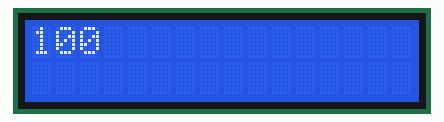
Recording of a sketch running on a simulated Arduino Uno, built with avr-gcc and run on an emulated ATmega328P. Parts: 16×2 character LCD.

Above: at 0.11 s.
At 1.44 s:
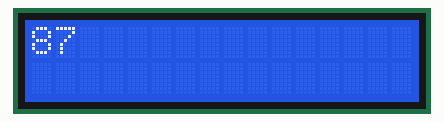
At 2.78 s:
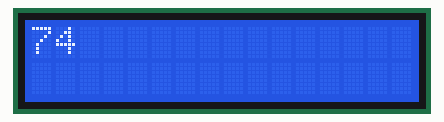
At 5.55 s:
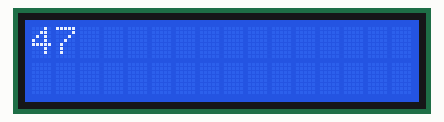
At 8.32 s:
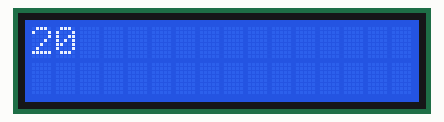
At 11.09 s:
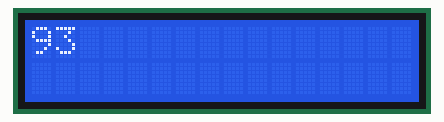

Measured:
- by itself, everything shown: repeats every 10.3 s, in 100 steps

The sketch:

slcd_with_potentiometer_counter_up.ino
```cpp
#include <LiquidCrystal.h>  // include the LiquidCrystal library

LiquidCrystal lcd(12, 11, 5, 4, 3, 2);  // initialize the LCD screen with the pins

void setup() {
  lcd.begin(16, 2);  // set the dimensions of the LCD screen
}

void loop() {
  for (int i = 100; i >= 1; i--) {  // loop from 1 to 10
    lcd.clear();  // clear the LCD screen
    lcd.print(i);  // print the current value of the counter on the LCD screen
    delay(100);  // wait for one second
  }
}
```
